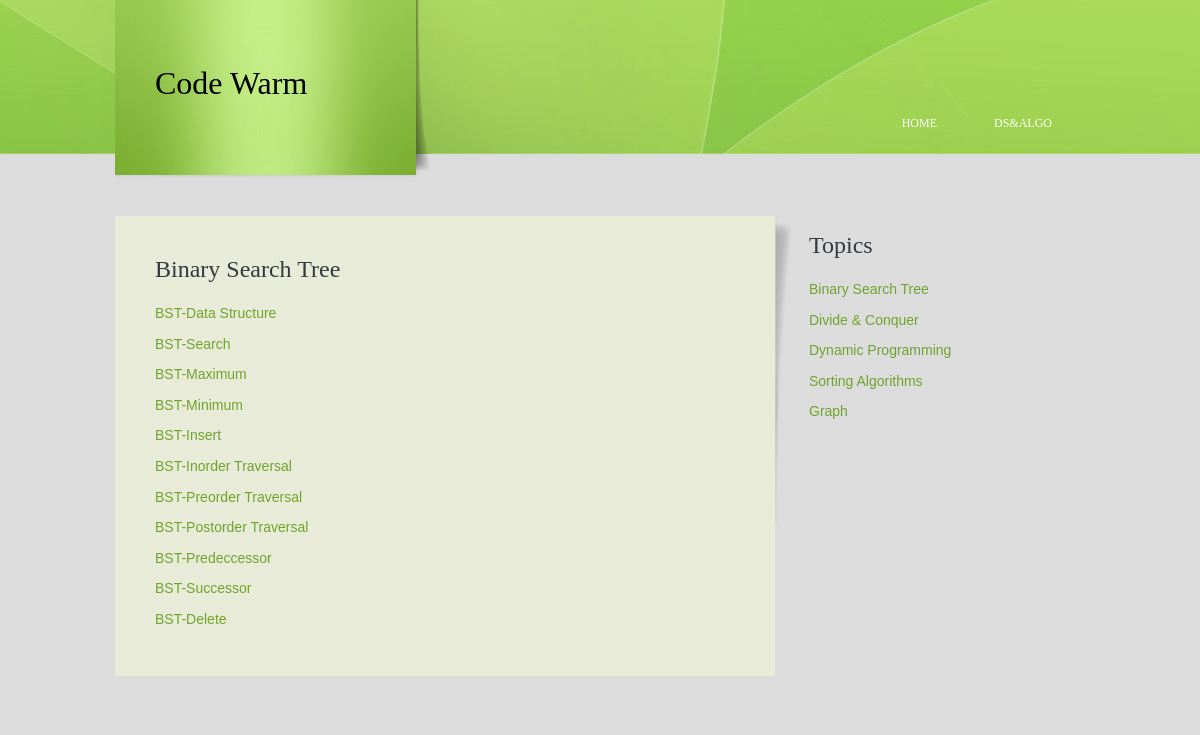
The page /dsnalgo/4/ on the database its author committed.
### dsnalgo/models.py (models this page shows, shortened)
class Article(models.Model):
    title = models.CharField(max_length=250)

class SubArticle(models.Model):
    article = models.ForeignKey(Article, on_delete=models.CASCADE)
    title = models.CharField(max_length=250)

### dsnalgo/views.py (the view)
# urls.py: url(r'^(?P<article_id>[0-9]+)/$', views.article_detail, name='article-detail'),
def article_detail(request,article_id):
    article = get_object_or_404(Article, pk=article_id)
    all_articles = Article.objects.all()
    context = {'article':article, 'all_articles':all_articles}
    return render(request, 'dsnalgo/article_detail.html', context)

### dsnalgo/templates/dsnalgo/article_detail.html (shortened to what this page needs)
{% extends 'dsnalgo/base.html' %}
{% block article %}
    <div class="article">
        <ul class="sb_menu">
            <h2>{{ article.title }}</h2>
            {% for sub in article.subarticle_set.all %}
                <li><a href="{% url 'sub_article-detail' article.id sub.id %}">{{ sub.title }}</a></li>
            {% endfor %}
        </ul>
    </div>
{% endblock %}

### dsnalgo/templates/dsnalgo/base.html (shortened to what this page needs)
<!DOCTYPE html PUBLIC "-//W3C//DTD XHTML 1.0 Transitional//EN" "http://www.w3.org/TR/xhtml1/DTD/xhtml1-transitional.dtd">
<html>
<head>
  {% load staticfiles %}
  <link href="{% static 'dsnalgo/style.css' %}" rel="stylesheet" type="text/css" />
  <link href="http://alexgorbatchev.com/pub/sh/current/styles/shThemeMidnight.css" rel="stylesheet" type="text/css" />
  <link href="http://alexgorbatchev.com/pub/sh/current/styles/shCore.css" rel="stylesheet" type="text/css" />
</head>
<body>
<div class="main">
  <div class="header">
    <div class="header_resize">
      <div class="logo"><h1><a href="{% url 'index' %}">Code Warm</a></h1></div>
      <div class="menu_nav">
        <ul>
          <li><a href="{% url 'index' %}"><span>Home</span></a></li>
          <li><a href="{% url 'index' %}"><span>Ds&Algo</span></a></li>
        </ul>
      </div>
    </div>
  </div>
  <div class="content">
    <div class="content_resize">
      <div class="mainbar">
        <div class="submb">
        {% block article %}
        {% endblock %}
        </div>
      </div>
      <div class="sidebar">
        <div class="gadget">
          <ul class="sb_menu">
            <h2 class="star">Topics</h2>
            {% for article in all_articles %}
              <li><a href="{% url 'article-detail' article.id %}">{{ article.title }}</a></li>
            {% endfor %}
          </ul>
        </div>
      </div>
    </div>
  </div>
</div>
</body>
</html>

### dsnalgo/static/dsnalgo/style.css (style rules this page uses)
body { margin:0; padding:0; width:100%; color:#5f5f5f; font:normal 12px/1.8em Georgia, "Times New Roman", Times, serif; }
html, .main { padding:0; margin:0; background-color:#DCDCDC; }
h1 { margin:0; padding:64px 40px; color:#000; font:normal 32px/1.2em Georgia, "Times New Roman", Times, serif; }
h1 a, h1 a:hover { color:#000; text-decoration:none; }
h2 { font:normal 24px Georgia, "Times New Roman", Times, serif; color:#323a3f; padding:8px 0; margin:8px 0; }
a { color:#70a32c; text-decoration:underline; }
.header, .hbg, .content, .menu_nav, .fbg, .footer, form, ol, ol li, ul, .content .mainbar, .content .sidebar { margin:0; padding:0; }
.content_resize, .fbg_resize, .footer_resize { margin:0 auto; padding:0 40px; width:890px; }
.header { background:url(images/header_bg.jpg) repeat-x top; }
.header_resize { margin:0 auto; padding:0; width:970px; height:200px; }
.header .logo { width:317px; height:180px; float:left; background:url(images/logo.png) no-repeat left top; }
.menu_nav { height:52px; float:right; width:auto; padding-top:90px; }
.menu_nav ul { width:auto; list-style:none; }
.menu_nav ul li { margin:0 1px; float:left; }
.menu_nav ul li a { display:block; margin:0; padding:23px 9px 23px 0; color:#fff; text-decoration:none; text-transform:uppercase; }
.menu_nav ul li a span { padding:23px; }
.content { padding-bottom:16px; }
.content_resize { padding:16px 40px 16px 0; width:930px; }
.content .mainbar { float:left; width:660px; padding-right:17px; background:url(images/mainbar_bg.png) no-repeat right top; }
.content .mainbar .submb { padding:24px 23px 24px 40px; background-color:#e8ebd8; }
.content .mainbar .article, .content .sidebar .gadget { margin:0; padding:0 0 16px 0; }
.content .sidebar { float:right; width:236px; }
ul.sb_menu, ul.ex_menu { margin:0; padding:0; list-style:none; }
ul.sb_menu li, ul.ex_menu li { margin:0; }
ul.sb_menu li { padding:4px 0; }
ul.sb_menu li a, ul.ex_menu li a { font-family:Arial;font-size:14px; text-decoration:none; }

### rows shown on the page
Article: title "Binary Search Tree"
SubArticle: title "BST-Data Structure"
SubArticle: title "BST-Search"
SubArticle: title "BST-Maximum"
SubArticle: title "BST-Minimum"
SubArticle: title "BST-Insert"
SubArticle: title "BST-Inorder Traversal"
SubArticle: title "BST-Preorder Traversal"
SubArticle: title "BST-Postorder Traversal"
SubArticle: title "BST-Predeccessor"
SubArticle: title "BST-Successor"
SubArticle: title "BST-Delete"
Article: title "Divide & Conquer"
Article: title "Dynamic Programming"
Article: title "Sorting Algorithms"
Article: title "Graph"
